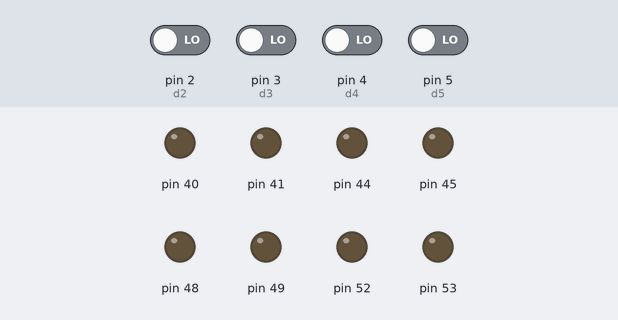
The sketch below on a simulated Arduino Mega 2560, built with avr-gcc and run on an emulated ATmega2560. Parts: output pins drawn as LEDs (lit = HIGH). The test bench sets the inputs (shaded band); at power-on: pin 2 (d2), pin 3 (d3), pin 4 (d4), pin 5 (d5) LOW.

Above: at 1.2 s.
1.3 s: pin 2 (d2) driven HIGH
At 1.9 s:
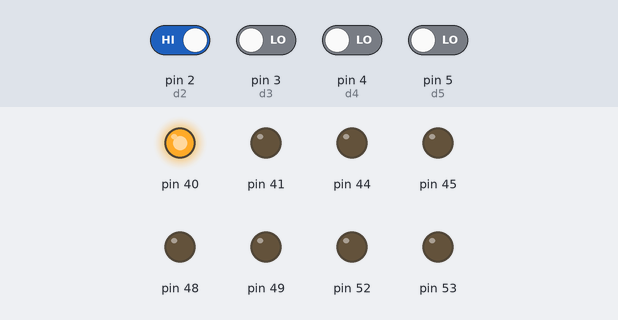
2.8 s: pin 3 (d3) driven HIGH
At 3.1 s:
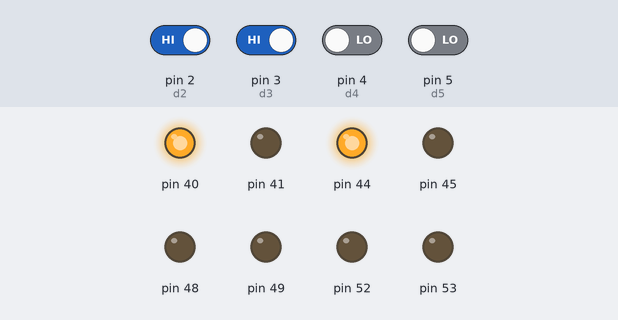
4.3 s: pin 4 (d4) driven HIGH
At 5.4 s:
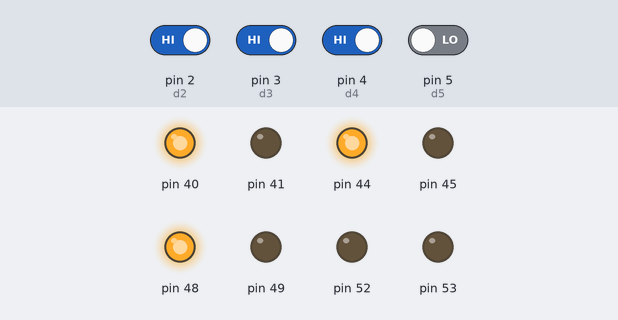
5.8 s: pin 5 (d5) driven HIGH
At 6.6 s:
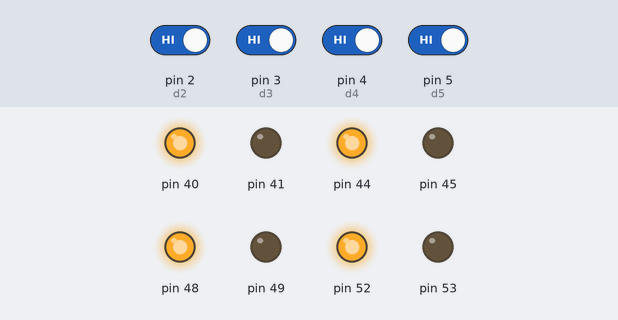
7.3 s: pin 2 (d2) driven LOW
At 7.7 s:
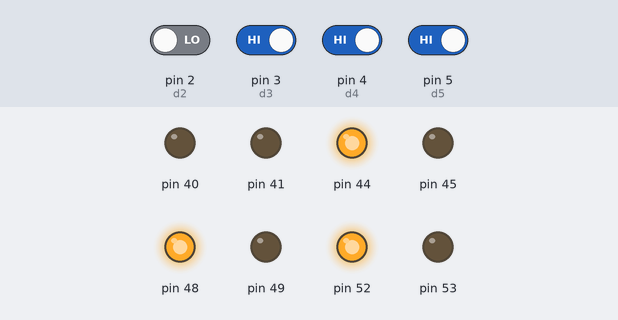
8.8 s: pin 3 (d3) driven LOW
At 10.0 s:
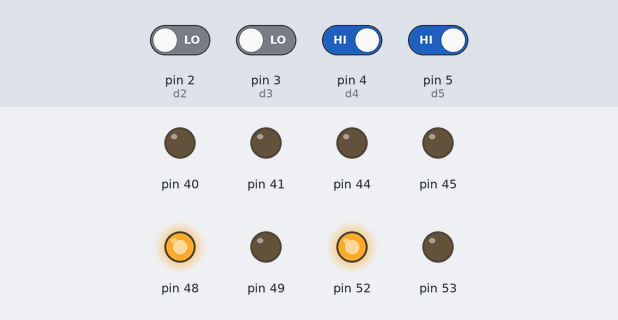
Timing chart, 0 to 11.3 s (numbered marks = the images above; inputs shaded):
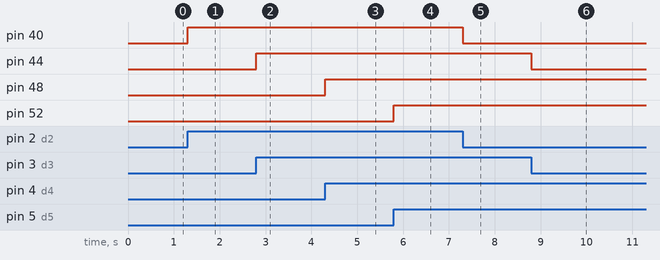

The sketch:

count.ino
```cpp
int d5 = 5;
int d4 = 4;
int d3 = 3;
int d2 = 2;

int B5 = 0;
int B4 = 0;
int B3 = 0;
int B2 = 0;

void setup() {
  // put your setup code here, to run once:
  pinMode(d5, INPUT);
  pinMode(d4, INPUT);
  pinMode(d3, INPUT);
  pinMode(d2, INPUT);
  pinMode(40, OUTPUT);
  pinMode(41, OUTPUT);
  pinMode(44, OUTPUT);
  pinMode(45, OUTPUT);
  pinMode(48, OUTPUT);
  pinMode(49, OUTPUT);
  pinMode(52, OUTPUT);
  pinMode(53, OUTPUT);


}

void loop() {
  // put your main code here, to run repeatedly:
  B5 = digitalRead(d5);
  B4 = digitalRead(d4);
  B3 = digitalRead(d3);
  B2 = digitalRead(d2);
  digitalWrite(53, LOW);
  digitalWrite(49, LOW);
  digitalWrite(45, LOW);
  digitalWrite(41, LOW);

  if(B5 == HIGH)
    digitalWrite(52, HIGH);

  else
    digitalWrite(52, LOW);

  if(B4 == HIGH)
    digitalWrite(48, HIGH);
  else
    digitalWrite(48, LOW);

  if(B3 == HIGH)
    digitalWrite(44, HIGH);
  else
    digitalWrite(44, LOW);

  if(B2 == HIGH)
    digitalWrite(40, HIGH);
  else
    digitalWrite(40, LOW);


}
```

Measured:
- after the input at 1.3 s, pin 40: LOW → HIGH at once
- after the input at 2.8 s, pin 44: LOW → HIGH at once
- after the input at 4.3 s, pin 48: LOW → HIGH at once
- after the input at 5.8 s, pin 52: LOW → HIGH at once
- after the input at 7.3 s, pin 40: HIGH → LOW at once
- after the input at 8.8 s, pin 44: HIGH → LOW at once
